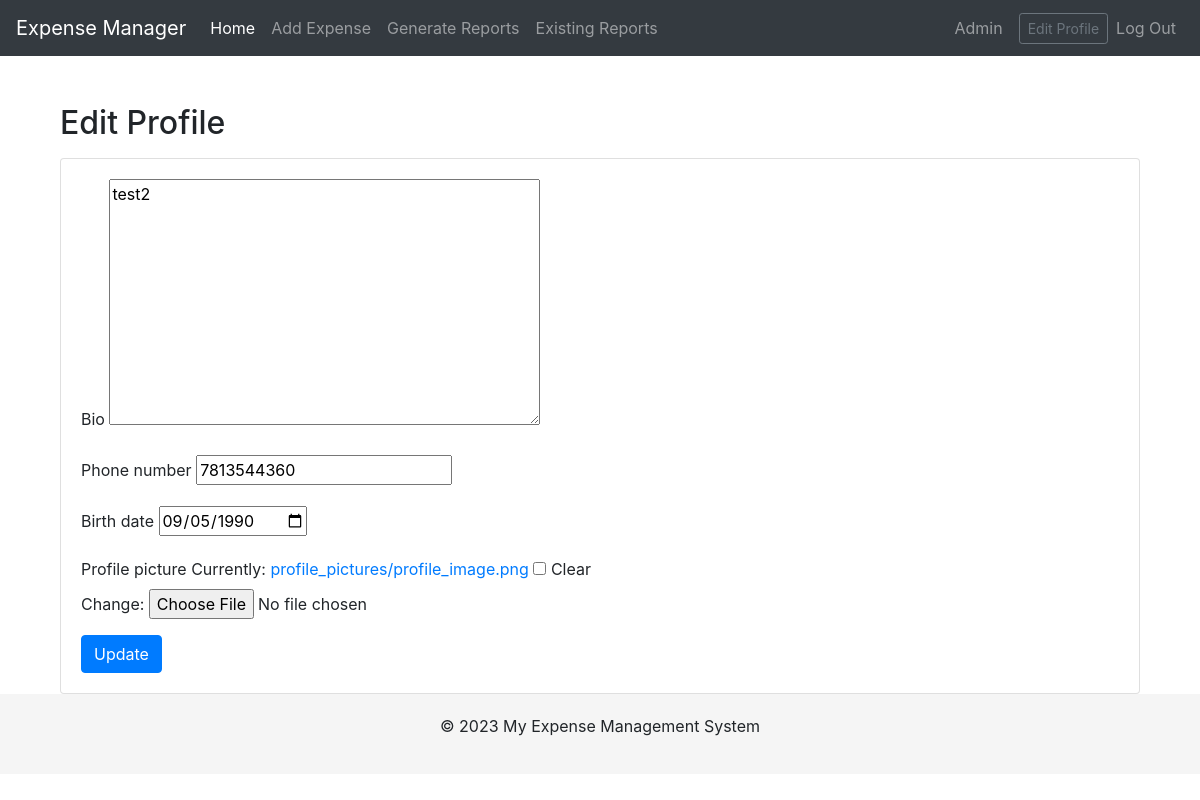
Page /edit-profile/ (signed in) on the committed database.
### expenses/models.py (models this page shows, shortened)
class UserProfile(models.Model):
    user = models.OneToOneField(User, on_delete=models.CASCADE)
    phone_number = models.CharField(max_length=15, blank=True)
    profile_picture = models.ImageField(upload_to='profile_pictures/', blank=True, null=True)
    bio = models.TextField(max_length=500, blank=True)
    birth_date = models.DateField(null=True, blank=True)
    """profile_picture = models.ImageField(upload_to='profile_pictures/', blank=True, null=True)
    date_of_birth = models.DateField(blank=True, null=True)
    job_title = models.CharField(max_length=100, blank=True)
    company = models.CharField(max_length=100, blank=True)"""

### expenses/views.py (the view)
# urls.py: path('edit-profile/', edit_profile, name='edit_profile'),
def edit_profile(request):
    user = request.user
    try:
        user_profile = user.userprofile
    except UserProfile.DoesNotExist:
        user_profile = UserProfile.objects.create(user=user)
    if request.method == 'POST':
        form = UserProfileForm(request.POST, request.FILES, instance=request.user.userprofile)
        if form.is_valid():
            form.save()
            return redirect('profile_view')  # Redirect to the profile page
    else:
        form = UserProfileForm(instance=request.user.userprofile)
    return render(request, 'expenses/edit_profile.html', {'form': form})

### expenses/forms.py
class UserProfileForm(forms.ModelForm):
    phone_regex = RegexValidator(
        regex=r'^\+?1?\d{9,15}$',
        message="Phone number must be entered in the format: '+999999999'. Up to 15 digits allowed."
    )
    phone_number = forms.CharField(validators=[phone_regex], max_length=17)
    class Meta:
        model = UserProfile
        fields = ['bio', 'phone_number', 'birth_date', 'profile_picture']
        widgets = {
            'birth_date': forms.DateInput(attrs={'type': 'date'}),  # Add this line
        }

### expenses/templates/expenses/edit_profile.html (shortened to what this page needs)
{% extends 'base.html' %}
{% block content %}
  <div class="container mt-4">
    <h2 class="mb-3">Edit Profile</h2>
    <div class="card">
      <div class="card-body">
        <form method="post" enctype="multipart/form-data" class="form">
          {% for field in form %}
            <div class="form-group">
              <label for="{{ field.id_for_label }}">{{ field.label }}</label>
              {{ field }}
            </div>
          {% endfor %}
          <button type="submit" class="btn btn-primary">Update</button>
        </form>
      </div>
    </div>
  </div>
{% endblock %}

### templates/base.html (shortened to what this page needs)
{% load static %}
<!DOCTYPE html>
<html lang="en">
<head>
    <link href="https://stackpath.bootstrapcdn.com/bootstrap/4.5.2/css/bootstrap.min.css" rel="stylesheet">
    <link rel="stylesheet" href="{% static 'css/style.css' %}">
</head>
<body>
    <nav class="navbar navbar-expand-md navbar-dark bg-dark fixed-top">
        <a class="navbar-brand" href="{% url 'home' %}">Expense Manager</a>
        <div class="collapse navbar-collapse" id="navbarCollapse">
            <ul class="navbar-nav mr-auto">
                <li class="nav-item active">
                    <a class="nav-link" href="{% url 'home' %}">Home</a>
                </li>
                <li class="nav-item">
                    <a class="nav-link" href="{% url 'add_expense' %}">Add Expense</a>
                </li>
                <li class="nav-item">
                    <a class="nav-link" href="{% url 'generate_report' %}">Generate Reports</a>
                </li>
                <li class="nav-item">
                    <a class="nav-link" href="{% url 'view_reports' %}">Existing Reports</a>
                </li>
            </ul>
            <ul class="navbar-nav">
                {% if user.is_authenticated %}
                    <li class="nav-item d-flex align-items-center">
                        <a class="nav-link" href="{% url 'profile_view' %}">
                            {{ user.username }}
                        </a>
                        <a class="btn btn-sm btn-outline-secondary ml-2" href="{% url 'edit_profile' %}">Edit Profile</a>
                    </li>
                    <li class="nav-item">
                        <a class="nav-link" href="{% url 'logout' %}">Log Out</a>
                    </li>
                {% else %}
                    <li class="nav-item">
                        <a class="nav-link" href="{% url 'login' %}">Log In</a>
                    </li>
                {% endif %}
            </ul>
        </div>
    </nav>
    <main role="main" class="container">
        {% block content %}{% endblock %}
    </main>
    <footer>
        <p>© 2023 My Expense Management System</p>
    </footer>
</body>
</html>

### templates/base.html (style rules this page uses)
body { padding-top: 5rem; }
.navbar { margin-bottom: 20px; }
footer { background-color: #f5f5f5; padding: 20px 0; text-align: center; }

### rows in the picture
UserProfile: form "test2" "7813544360" "09/05/1990"

### other values in the picture
{{ user.username }} "Admin"
{{ field.label }} "Bio" "Phone number" "Birth date" "Profile picture"
